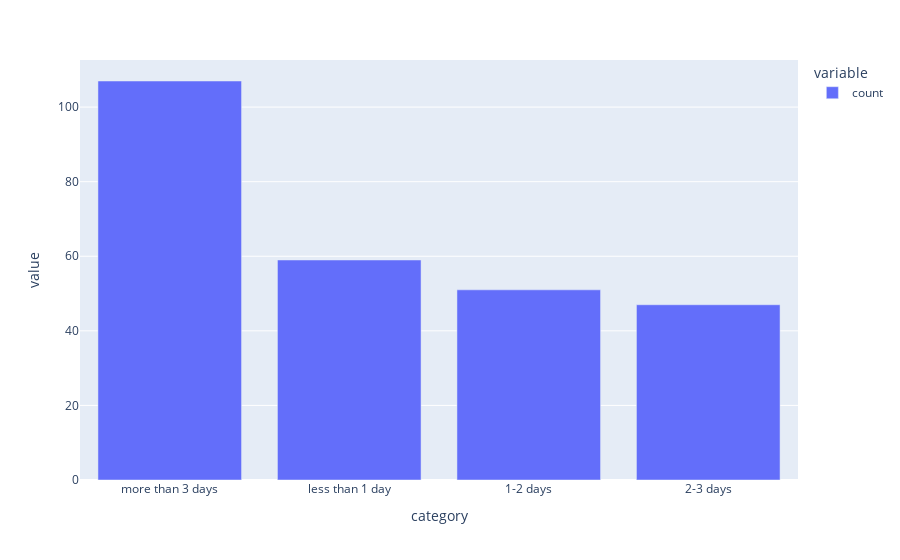

The cell this chart's notebook holds for it:
### Code cell
px.bar(delay)

### Figure 1 — Plotly figure (JSON) as saved in the notebook; plotly's stock layout.template omitted (floating-point values rounded to 4 significant figures)
{"data": [{"hovertemplate": "variable=count<br>category=%{x}<br>value=%{y}<extra></extra>", "legendgroup": "count", "marker": {"color": "#636efa", "pattern": {"shape": ""}}, "name": "count", "orientation": "v", "showlegend": true, "textposition": "auto", "type": "bar", "x": ["more than 3 days", "less than 1 day", "1-2 days", "2-3 days"], "xaxis": "x", "y": [107, 59, 51, 47], "yaxis": "y"}], "layout": {"barmode": "relative", "legend": {"title": {"text": "variable"}, "tracegroupgap": 0}, "margin": {"t": 60}, "xaxis": {"anchor": "y", "domain": [0, 1], "title": {"text": "category"}}, "yaxis": {"anchor": "x", "domain": [0, 1], "title": {"text": "value"}}}}
